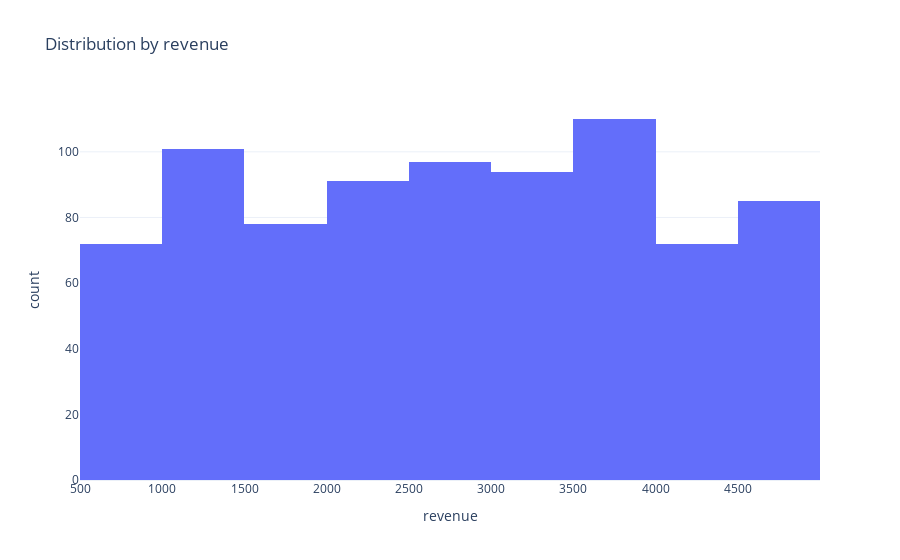

Notebook code cell kept with this figure:
### Code cell
fig = px.histogram(clv_data, x= 'revenue', nbins= 20, title = 'Distribution by revenue')

fig.show()

### Figure 1 — Plotly figure (JSON) as saved in the notebook; plotly's stock layout.template omitted (floating-point values rounded to 4 significant figures; data arrays with more than 128 entries replaced by an {"elided": "..."} marker saying what was removed)
{"data": [{"alignmentgroup": "True", "bingroup": "x", "hovertemplate": "revenue=%{x}<br>count=%{y}<extra></extra>", "legendgroup": "", "marker": {"color": "#636efa", "pattern": {"shape": ""}}, "name": "", "nbinsx": 20, "offsetgroup": "", "orientation": "v", "showlegend": false, "type": "histogram", "x": {"elided": "800 int values"}, "xaxis": "x", "yaxis": "y"}], "layout": {"barmode": "relative", "legend": {"tracegroupgap": 0}, "title": {"text": "Distribution by revenue"}, "xaxis": {"anchor": "y", "domain": [0, 1], "title": {"text": "revenue"}}, "yaxis": {"anchor": "x", "domain": [0, 1], "title": {"text": "count"}}}}
